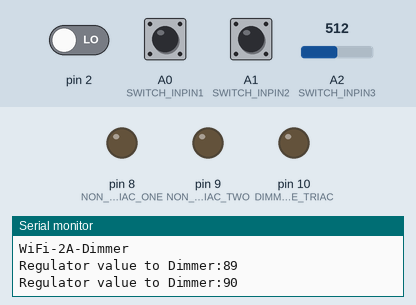
The sketch below on a simulated Arduino Uno, built with avr-gcc and run on an emulated ATmega328P. Shown: output pins drawn as LEDs (lit = HIGH), the last lines printed to the serial monitor. The inputs (shaded band) are chosen by the test bench; at power-on: A0 (SWITCH_INPIN1) HIGH, A1 (SWITCH_INPIN2) HIGH, pin 2 LOW, A2 (SWITCH_INPIN3) = 512.

Above: at 1.2 s.
1.3 s: A0 (SWITCH_INPIN1) pulled LOW for 0.15 s
At 1.37 s:
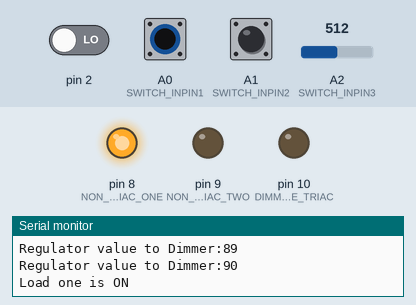
2.9 s: A1 (SWITCH_INPIN2) pulled LOW for 0.15 s
At 2.97 s:
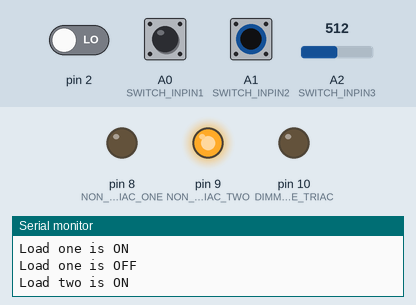
4.5 s: pin 2 driven HIGH
At 5.7 s:
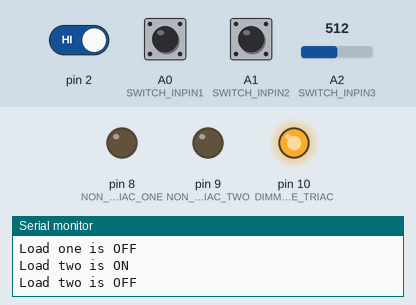
6.0 s: A0 (SWITCH_INPIN1) pulled LOW for 1 s
At 6.8 s:
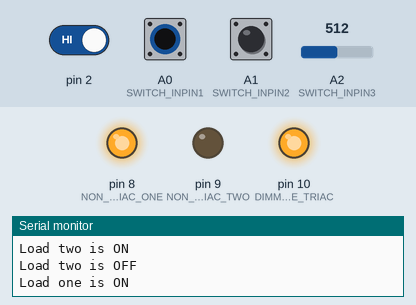
8.5 s: A0 (SWITCH_INPIN1) pulled LOW for 3.2 s
At 12.5 s:
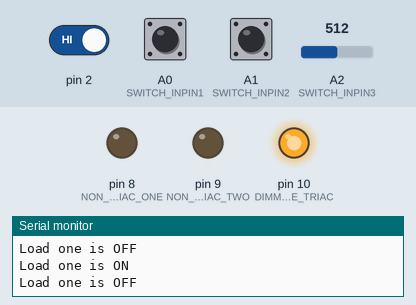
Timing chart, 0 to 14.0 s (numbered marks = the images above; inputs shaded):
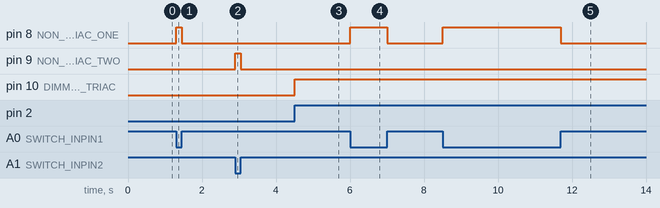

Measured:
- after the input at 1.3 s, pin 8 (NON_DIMMABLE_TRIAC_ONE): LOW → HIGH at once, → LOW 0.15 s later
- after the input at 2.9 s, pin 9 (NON_DIMMABLE_TRIAC_TWO): LOW → HIGH at once, → LOW 0.15 s later
- after the input at 4.5 s, pin 10 (DIMMABLE_TRIAC): LOW → HIGH at once
- after the input at 6.0 s, pin 8 (NON_DIMMABLE_TRIAC_ONE): LOW → HIGH at once, → LOW 1.0 s later
- after the input at 8.5 s, pin 8 (NON_DIMMABLE_TRIAC_ONE): LOW → HIGH at once, → LOW 3.2 s later

The sketch:

Atmega328_Three_Triac_1_dimmer_2_on_off_V0.1.ino
```cpp
/*Code for Wifi three triac 2 amps board
The Board has threewo Triacs two are on/off capable and one is dimmable

This code is for Atmega328p
Firmware Version: 0.1
Hardware Version: 0.1

Code Edited By :Naren N Nayak
Date: 05/01/2018
Last Edited By:
Date:

*/


#include <TimerOne.h>

//Relay no.
#define NON_DIMMABLE_TRIAC_ONE 8 //Gpio 8
#define NON_DIMMABLE_TRIAC_TWO 9 //Gpio 9
#define DIMMABLE_TRIAC 10 //Gpio 10


//manual switch
#define SWITCH_INPIN1 A0 //switch 1
#define SWITCH_INPIN2 A1 //switch 2
#define SWITCH_INPIN3 A2 //switch 3  //
/* ZCD */

#define ZCD_INT 0  //Arduino GPIO2
#define Dimmer_width 115

/*Serial Data variables*/
String serialReceived;
String serialReceived1;
String serialReceived2;
String Dimmer_value_temp;
String Dimmer_value;
String regulator_value_temp;
/*POT Variable */
String regulator_value;

/*ZCD Variables */
int freqStep = 75;//75*5 as prescalar is 16 for 80MHZ
volatile int dim_value = 0;
int dimming = 115;
volatile boolean zero_cross = 0;
volatile int int_regulator=0;
volatile int int_regulator_temp;
volatile int i=1;
/*Flags for Dimmer virtual switch concept */
volatile boolean dimmer_value_changed =false;
volatile boolean regulator_value_changed =false;


void setup() {

  Serial.begin(115200);
  Serial.println("WiFi-2A-Dimmer");
  pinMode(NON_DIMMABLE_TRIAC_ONE, OUTPUT); //relay1 output
  pinMode(NON_DIMMABLE_TRIAC_TWO, OUTPUT); //relay1 output
  pinMode(DIMMABLE_TRIAC, OUTPUT); //Dimmer output


  pinMode(SWITCH_INPIN1, INPUT); //manual switch 1 input
  pinMode(SWITCH_INPIN2, INPUT); //manual switch 1 input


  attachInterrupt(ZCD_INT, zero_cross_detect, CHANGE);    // Attach an Interupt to Pin 2 (interupt 0) for Zero Cross Detection
  Timer1.initialize(freqStep);                      // Initialize TimerOne library for the freq we need
  Timer1.attachInterrupt(dim_check, freqStep);


}

/*ZCD Interrupt Function*/
void zero_cross_detect()
{
  zero_cross = true;               // set the boolean to true to tell our dimming function that a zero cross has occured
  dim_value = 0;
  digitalWrite(DIMMABLE_TRIAC, LOW);      // turn off TRIAC (and AC)

}

/*Timer Interrupt Function used to trigger the triac for Dimming*/
void dim_check()
{
  /*For Dimmer */
  if (zero_cross == true)
  {
    if (dim_value >= dimming)
    {
      digitalWrite(DIMMABLE_TRIAC, HIGH); // turn on Triac
      dim_value = 0; // reset time step counter
      zero_cross = false; //reset zero cross detection
    }
    else
    {
      dim_value++; // increment time step counter
    }
  }
}


void loop()
{

/* Multi by 2 so that 2.5V level gets to 5V 10K 10K divider
   Div by 11 so that value doesnt exceed 99 asdimmer range is 0-99
   Div and mul by 10 gives better variation in Pot value */


   int_regulator_temp= ((round(((((analogRead(SWITCH_INPIN3))*2))/11)/10))*10);
   int_regulator+=int_regulator_temp;
   i++;

   if(i>=100)
   {
    int_regulator=(round((int_regulator/100)*10)/10);
    regulator_value_temp="Dimmer:"+String((int_regulator));
    i=0;
    //Serial.println("Regulator value to "+regulator_value);
   }

/*############### Flag setting for Dimmable Triac through Pot ###############*/

  if(regulator_value_temp!=regulator_value)
  {
    regulator_value=regulator_value_temp;
    regulator_value_changed =true;
  }
  else
  {
    regulator_value_changed =false;
  }


/*############### Uart Data ###########################*/

  if (Serial.available() > 0)
  {   // is a character available

    serialReceived = Serial.readStringUntil('\n');
    Serial.println(serialReceived);

    if (serialReceived.substring(0, 7) == "Dimmer:")
    {
      Dimmer_value_temp = serialReceived;
    }

    if (serialReceived.substring(0, 33) == "R_2 switched via web request to 1")
    {
      serialReceived2 = serialReceived;
    }

    if (serialReceived.substring(0, 33) == "R_2 switched via web request to 0")
    {
      serialReceived2 = serialReceived;
    }

    if (serialReceived.substring(0, 33) == "R_1 switched via web request to 1")
    {
      serialReceived1 = serialReceived;
    }

    if (serialReceived.substring(0, 33) == "R_1 switched via web request to 0")
    {
      serialReceived1 = serialReceived;
    }


  }

/*################## Flag setting for Dimmable Triac through uart ##################################*/

  if( Dimmer_value_temp!=Dimmer_value)
  {
    Dimmer_value=Dimmer_value_temp;
    dimmer_value_changed =true;
  }
  else
  {
    dimmer_value_changed =false;
  }


/*##################### Non Dimmable Triac Two ##############################*/

  if (((serialReceived2.substring(0, 33) == "R_2 switched via web request to 1") && (!(digitalRead(SWITCH_INPIN2)))) || ((!(serialReceived2.substring(0, 33) == "R_2 switched via web request to 1")) && ((digitalRead(SWITCH_INPIN2))))) //exor logic
  {
    if(digitalRead(NON_DIMMABLE_TRIAC_TWO)==HIGH)
    {
      Serial.println("Load two is OFF");
    }
    digitalWrite(NON_DIMMABLE_TRIAC_TWO, LOW);
  }
  else
  {
    if(digitalRead(NON_DIMMABLE_TRIAC_TWO)==LOW)
    {
      Serial.println("Load two is ON");
    }
    digitalWrite(NON_DIMMABLE_TRIAC_TWO, HIGH);

  }


/*##################### Non Dimmable Triac One ##############################*/

  if (((serialReceived1.substring(0, 33) == "R_1 switched via web request to 1") && (!(digitalRead(SWITCH_INPIN1)))) || ((!(serialReceived1.substring(0, 33) == "R_1 switched via web request to 1")) && ((digitalRead(SWITCH_INPIN1))))) //exor logic
  {
    if(digitalRead(NON_DIMMABLE_TRIAC_ONE)==HIGH)
    {
      Serial.println("Load one is OFF");
    }
    digitalWrite(NON_DIMMABLE_TRIAC_ONE, LOW);
  }
  else
  {
    if(digitalRead(NON_DIMMABLE_TRIAC_ONE)==LOW)
    {
      Serial.println("Load one is ON");
    }
    digitalWrite(NON_DIMMABLE_TRIAC_ONE, HIGH);

  }


/*####################### Dimmable Triac ##################################*/

  if (Dimmer_value.substring(0, 7) == "Dimmer:" && dimmer_value_changed == true )
  {
    dimming = Dimmer_width - Dimmer_value.substring(7, 9).toInt();
    delay(5);
    Serial.println("Uart value to "+Dimmer_value);
  }

  if (regulator_value.substring(0, 7) == "Dimmer:" && regulator_value_changed == true )
  {
    dimming = Dimmer_width - regulator_value.substring(7, 9).toInt();
    delay(5);
    Serial.println("Regulator value to "+regulator_value);
  }

}
```
